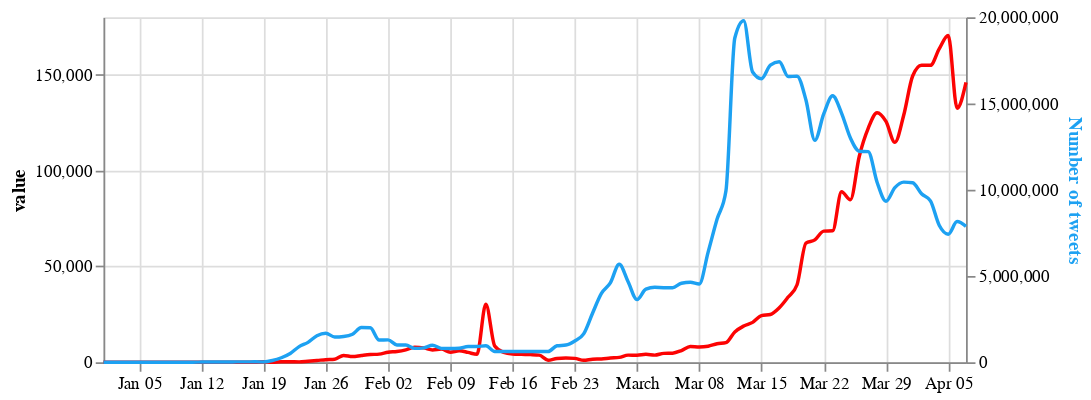

This figure's notebook cell:
### Code cell
columns = ['new_cases', 'new_deaths']

select_box = alt.binding_select(options=columns, name='Pandemic data')
sel = alt.selection_single(fields=['column'], bind=select_box, init={'column': 'new_cases'})



news_chart = alt.Chart(merged_3).transform_fold(
    columns,
    as_=['column', 'value']
).transform_filter(
    sel  
).mark_line(interpolate='monotone', stroke='#fc0303').encode(
    x='date',
    y='value:Q',
).add_selection(
    sel
).properties(
    width=500,
    height=200
)

line_tweets = base.mark_line(stroke='#1da1f2', interpolate='monotone').encode(
    alt.Y('Tweets',
          axis=alt.Axis(title='Number of tweets', titleColor='#1da1f2'))
)

alt.layer(news_chart, line_tweets).resolve_scale(
    y = 'independent'
)

### Figure 1 — Vega-Lite specification as saved in the notebook (floating-point values rounded to 4 significant figures)
{"config": {"view": {"continuousWidth": 400, "continuousHeight": 300}}, "layer": [{"mark": {"type": "line", "interpolate": "monotone", "stroke": "#fc0303"}, "encoding": {"x": {"type": "temporal", "field": "date"}, "y": {"type": "quantitative", "field": "value"}}, "height": 200, "selection": {"selector007": {"type": "single", "fields": ["column"], "bind": {"input": "select", "options": ["new_cases", "new_deaths"], "name": "Pandemic data"}, "init": {"column": "new_cases"}}}, "transform": [{"fold": ["new_cases", "new_deaths"], "as": ["column", "value"]}, {"filter": {"selection": "selector007"}}], "width": 500}, {"mark": {"type": "line", "interpolate": "monotone", "stroke": "#1da1f2"}, "encoding": {"x": {"type": "temporal", "axis": {"title": null}, "field": "date"}, "y": {"type": "quantitative", "axis": {"title": "Number of tweets", "titleColor": "#1da1f2"}, "field": "Tweets"}}, "height": 200, "width": 500}], "data": {"name": "data-2630452bc11ea212d452ce67a2292795"}, "resolve": {"scale": {"y": "independent"}}, "$schema": "https://vega.github.io/schema/vega-lite/v4.8.1.json", "datasets": {"data-2630452bc11ea212d452ce67a2292795": [{"date": "2020-04-07T00:00:00", "Tweets": 7877346, "total_cases": 2687000.0, "new_cases": 146000.0, "new_deaths": 10680.0, "cnn_articles": 230.0, "fox_articles": 230.0}, {"date": "2020-04-06T00:00:00", "Tweets": 8153966, "total_cases": 2541000.0, "new_cases": 132600.0, "new_deaths": 9512.0, "cnn_articles": 169.0, "fox_articles": 169.0}, {"date": "2020-04-05T00:00:00", "Tweets": 7421877, "total_cases": 2408000.0, "new_cases": 170500.0, "new_deaths": 12620.0, "cnn_articles": 96.0, "fox_articles": 96.0}, {"date": "2020-04-04T00:00:00", "Tweets": 7928225, "total_cases": 2238000.0, "new_cases": 163700.0, "new_deaths": 13550.0, "cnn_articles": 120.0, "fox_articles": 120.0}, {"date": "2020-04-03T00:00:00", "Tweets": 9357113, "total_cases": 2074000.0, "new_cases": 154900.0, "new_deaths": 10020.0, "cnn_articles": 235.0, "fox_articles": 235.0}, {"date": "2020-04-02T00:00:00", "Tweets": 9767918, "total_cases": 1920000.0, "new_cases": 154900.0, "new_deaths": 10020.0, "cnn_articles": 260.0, "fox_articles": 260.0}, {"date": "2020-04-01T00:00:00", "Tweets": 10402981, "total_cases": 1765000.0, "new_cases": 149300.0, "new_deaths": 9348.0, "cnn_articles": 260.0, "fox_articles": 260.0}, {"date": "2020-03-31T00:00:00", "Tweets": 10442432, "total_cases": 1615000.0, "new_cases": 129000.0, "new_deaths": 7972.0, "cnn_articles": 144.0, "fox_articles": 144.0}, {"date": "2020-03-30T00:00:00", "Tweets": 10125714, "total_cases": 1486000.0, "new_cases": 114700.0, "new_deaths": 6456.0, "cnn_articles": 204.0, "fox_articles": 204.0}, {"date": "2020-03-29T00:00:00", "Tweets": 9333426, "total_cases": 1372000.0, "new_cases": 125600.0, "new_deaths": 7174.0, "cnn_articles": 108.0, "fox_articles": 108.0}, {"date": "2020-03-28T00:00:00", "Tweets": 10434671, "total_cases": 1246000.0, "new_cases": 130200.0, "new_deaths": 6982.0, "cnn_articles": 84.0, "fox_articles": 84.0}, {"date": "2020-03-27T00:00:00", "Tweets": 12209011, "total_cases": 1116000.0, "new_cases": 122000.0, "new_deaths": 5610.0, "cnn_articles": 210.0, "fox_articles": 210.0}, {"date": "2020-03-26T00:00:00", "Tweets": 12236719, "total_cases": 993700.0, "new_cases": 107500.0, "new_deaths": 5288.0, "cnn_articles": 256.0, "fox_articles": 256.0}, {"date": "2020-03-25T00:00:00", "Tweets": 13000269, "total_cases": 886200.0, "new_cases": 84770.0, "new_deaths": 4610.0, "cnn_articles": 260.0, "fox_articles": 260.0}, {"date": "2020-03-24T00:00:00", "Tweets": 14445841, "total_cases": 801400.0, "new_cases": 88970.0, "new_deaths": 3708.0, "cnn_articles": 253.0, "fox_articles": 253.0}, {"date": "2020-03-23T00:00:00", "Tweets": 15446246, "total_cases": 712400.0, "new_cases": 68570.0, "new_deaths": 3376.0, "cnn_articles": 231.0, "fox_articles": 231.0}, {"date": "2020-03-22T00:00:00", "Tweets": 14392561, "total_cases": 643900.0, "new_cases": 68410.0, "new_deaths": 3434.0, "cnn_articles": 101.0, "fox_articles": 101.0}, {"date": "2020-03-21T00:00:00", "Tweets": 12861351, "total_cases": 575400.0, "new_cases": 63820.0, "new_deaths": 2770.0, "cnn_articles": 75.0, "fox_articles": 75.0}, {"date": "2020-03-20T00:00:00", "Tweets": 15200259, "total_cases": 511600.0, "new_cases": 62190.0, "new_deaths": 2148.0, "cnn_articles": 186.0, "fox_articles": 186.0}, {"date": "2020-03-19T00:00:00", "Tweets": 16582131, "total_cases": 449400.0, "new_cases": 40430.0, "new_deaths": 1916.0, "cnn_articles": 246.0, "fox_articles": 246.0}, {"date": "2020-03-18T00:00:00", "Tweets": 16561524, "total_cases": 409000.0, "new_cases": 34010.0, "new_deaths": 1624.0, "cnn_articles": 241.0, "fox_articles": 241.0}, {"date": "2020-03-17T00:00:00", "Tweets": 17417142, "total_cases": 375000.0, "new_cases": 28400.0, "new_deaths": 1212.0, "cnn_articles": 247.0, "fox_articles": 247.0}, {"date": "2020-03-16T00:00:00", "Tweets": 17227182, "total_cases": 346600.0, "new_cases": 24910.0, "new_deaths": 1500.0, "cnn_articles": 204.0, "fox_articles": 204.0}, {"date": "2020-03-15T00:00:00", "Tweets": 16438760, "total_cases": 321600.0, "new_cases": 24330.0, "new_deaths": 734.0, "cnn_articles": 91.0, "fox_articles": 91.0}, {"date": "2020-03-14T00:00:00", "Tweets": 16823148, "total_cases": 297100.0, "new_cases": 20810.0, "new_deaths": 884.0, "cnn_articles": 49.0, "fox_articles": 49.0}, {"date": "2020-03-13T00:00:00", "Tweets": 19802671, "total_cases": 276100.0, "new_cases": 18900.0, "new_deaths": 702.0, "cnn_articles": 159.0, "fox_articles": 159.0}, {"date": "2020-03-12T00:00:00", "Tweets": 18799722, "total_cases": 257500.0, "new_cases": 15800.0, "new_deaths": 662.0, "cnn_articles": 185.0, "fox_articles": 185.0}, {"date": "2020-03-11T00:00:00", "Tweets": 9923317, "total_cases": 241700.0, "new_cases": 10210.0, "new_deaths": 544.0, "cnn_articles": 107.0, "fox_articles": 107.0}, {"date": "2020-03-10T00:00:00", "Tweets": 8284672, "total_cases": 231300.0, "new_cases": 9632.0, "new_deaths": 418.0, "cnn_articles": 104.0, "fox_articles": 104.0}, {"date": "2020-03-09T00:00:00", "Tweets": 6386122, "total_cases": 221800.0, "new_cases": 8354.0, "new_deaths": 456.0, "cnn_articles": 89.0, "fox_articles": 89.0}, {"date": "2020-03-08T00:00:00", "Tweets": 4533476, "total_cases": 213400.0, "new_cases": 7954.0, "new_deaths": 194.0, "cnn_articles": 39.0, "fox_articles": 39.0}, {"date": "2020-03-07T00:00:00", "Tweets": 4632239, "total_cases": 205500.0, "new_cases": 8240.0, "new_deaths": 208.0, "cnn_articles": 37.0, "fox_articles": 37.0}, {"date": "2020-03-06T00:00:00", "Tweets": 4581032, "total_cases": 197300.0, "new_cases": 6116.0, "new_deaths": 204.0, "cnn_articles": 60.0, "fox_articles": 60.0}, {"date": "2020-03-05T00:00:00", "Tweets": 4323687, "total_cases": 191200.0, "new_cases": 4708.0, "new_deaths": 160.0, "cnn_articles": 50.0, "fox_articles": 50.0}, {"date": "2020-03-04T00:00:00", "Tweets": 4323670, "total_cases": 186400.0, "new_cases": 4624.0, "new_deaths": 168.0, "cnn_articles": 65.0, "fox_articles": 65.0}, {"date": "2020-03-03T00:00:00", "Tweets": 4342139, "total_cases": 181800.0, "new_cases": 3714.0, "new_deaths": 144.0, "cnn_articles": 49.0, "fox_articles": 49.0}, {"date": "2020-03-02T00:00:00", "Tweets": 4240721, "total_cases": 178300.0, "new_cases": 4138.0, "new_deaths": 134.0, "cnn_articles": 62.0, "fox_articles": 62.0}, {"date": "2020-03-01T00:00:00", "Tweets": 3632689, "total_cases": 174200.0, "new_cases": 3688.0, "new_deaths": 116.0, "cnn_articles": 24.0, "fox_articles": 24.0}, {"date": "2020-02-29T00:00:00", "Tweets": 4666121, "total_cases": 170500.0, "new_cases": 3718.0, "new_deaths": 128.0, "cnn_articles": 27.0, "fox_articles": 27.0}, {"date": "2020-02-28T00:00:00", "Tweets": 5685321, "total_cases": 166800.0, "new_cases": 2532.0, "new_deaths": 114.0, "cnn_articles": 43.0, "fox_articles": 43.0}, {"date": "2020-02-27T00:00:00", "Tweets": 4597412, "total_cases": 164200.0, "new_cases": 2228.0, "new_deaths": 76.0, "cnn_articles": 69.0, "fox_articles": 69.0}, {"date": "2020-02-26T00:00:00", "Tweets": 3989533, "total_cases": 162000.0, "new_cases": 1734.0, "new_deaths": 128.0, "cnn_articles": 52.0, "fox_articles": 52.0}, {"date": "2020-02-25T00:00:00", "Tweets": 2844369, "total_cases": 160300.0, "new_cases": 1586.0, "new_deaths": 158.0, "cnn_articles": 22.0, "fox_articles": 22.0}, {"date": "2020-02-24T00:00:00", "Tweets": 1643544, "total_cases": 158700.0, "new_cases": 1046.0, "new_deaths": 312.0, "cnn_articles": 19.0, "fox_articles": 19.0}, {"date": "2020-02-23T00:00:00", "Tweets": 1233511, "total_cases": 157600.0, "new_cases": 2018.0, "new_deaths": 208.0, "cnn_articles": 4.0, "fox_articles": 4.0}, {"date": "2020-02-22T00:00:00", "Tweets": 997638, "total_cases": 155600.0, "new_cases": 2170.0, "new_deaths": 224.0, "cnn_articles": 4.0, "fox_articles": 4.0}, {"date": "2020-02-21T00:00:00", "Tweets": 954321, "total_cases": 153400.0, "new_cases": 1992.0, "new_deaths": 238.0, "cnn_articles": 19.0, "fox_articles": 19.0}, {"date": "2020-02-20T00:00:00", "Tweets": 622349, "total_cases": 151400.0, "new_cases": 1064.0, "new_deaths": 232.0, "cnn_articles": 9.0, "fox_articles": 9.0}, {"date": "2020-02-19T00:00:00", "Tweets": 626237, "total_cases": 150400.0, "new_cases": 3728.0, "new_deaths": 278.0, "cnn_articles": 12.0, "fox_articles": 12.0}, {"date": "2020-02-18T00:00:00", "Tweets": 628043, "total_cases": 146700.0, "new_cases": 3990.0, "new_deaths": 196.0, "cnn_articles": 17.0, "fox_articles": 17.0}, {"date": "2020-02-17T00:00:00", "Tweets": 626732, "total_cases": 142700.0, "new_cases": 4134.0, "new_deaths": 212.0, "cnn_articles": 18.0, "fox_articles": 18.0}, {"date": "2020-02-16T00:00:00", "Tweets": 625127, "total_cases": 138500.0, "new_cases": 4324.0, "new_deaths": 284.0, "cnn_articles": 6.0, "fox_articles": 6.0}, {"date": "2020-02-15T00:00:00", "Tweets": 624555, "total_cases": 134200.0, "new_cases": 5120.0, "new_deaths": 288.0, "cnn_articles": 8.0, "fox_articles": 8.0}, {"date": "2020-02-14T00:00:00", "Tweets": 622722, "total_cases": 129100.0, "new_cases": 8430.0, "new_deaths": 26.0, "cnn_articles": 14.0, "fox_articles": 14.0}, {"date": "2020-02-13T00:00:00", "Tweets": 956877, "total_cases": 120700.0, "new_cases": 30300.0, "new_deaths": 510.0, "cnn_articles": 21.0, "fox_articles": 21.0}, {"date": "2020-02-12T00:00:00", "Tweets": 911098, "total_cases": 90360.0, "new_cases": 4144.0, "new_deaths": 194.0, "cnn_articles": 20.0, "fox_articles": 20.0}, {"date": "2020-02-11T00:00:00", "Tweets": 908627, "total_cases": 86210.0, "new_cases": 5124.0, "new_deaths": 216.0, "cnn_articles": 18.0, "fox_articles": 18.0}, {"date": "2020-02-10T00:00:00", "Tweets": 807654, "total_cases": 81090.0, "new_cases": 5984.0, "new_deaths": 194.0, "cnn_articles": 13.0, "fox_articles": 13.0}, {"date": "2020-02-09T00:00:00", "Tweets": 796739, "total_cases": 75100.0, "new_cases": 5236.0, "new_deaths": 178.0, "cnn_articles": 10.0, "fox_articles": 10.0}, {"date": "2020-02-08T00:00:00", "Tweets": 803453, "total_cases": 69870.0, "new_cases": 6884.0, "new_deaths": 172.0, "cnn_articles": 11.0, "fox_articles": 11.0}, {"date": "2020-02-07T00:00:00", "Tweets": 987563, "total_cases": 62980.0, "new_cases": 6436.0, "new_deaths": 146.0, "cnn_articles": 22.0, "fox_articles": 22.0}, {"date": "2020-02-06T00:00:00", "Tweets": 834673, "total_cases": 56550.0, "new_cases": 7502.0, "new_deaths": 144.0, "cnn_articles": 17.0, "fox_articles": 17.0}, {"date": "2020-02-05T00:00:00", "Tweets": 803587, "total_cases": 49050.0, "new_cases": 7816.0, "new_deaths": 132.0, "cnn_articles": 20.0, "fox_articles": 20.0}, {"date": "2020-02-04T00:00:00", "Tweets": 997862, "total_cases": 41230.0, "new_cases": 6486.0, "new_deaths": 130.0, "cnn_articles": 28.0, "fox_articles": 28.0}, {"date": "2020-02-03T00:00:00", "Tweets": 1000752, "total_cases": 34740.0, "new_cases": 5636.0, "new_deaths": 114.0, "cnn_articles": 20.0, "fox_articles": 20.0}, {"date": "2020-02-02T00:00:00", "Tweets": 1298476, "total_cases": 29110.0, "new_cases": 5216.0, "new_deaths": 92.0, "cnn_articles": 7.0, "fox_articles": 7.0}, {"date": "2020-02-01T00:00:00", "Tweets": 1287963, "total_cases": 23890.0, "new_cases": 4244.0, "new_deaths": 92.0, "cnn_articles": 7.0, "fox_articles": 7.0}, {"date": "2020-01-31T00:00:00", "Tweets": 1997635, "total_cases": 19650.0, "new_cases": 4002.0, "new_deaths": 86.0, "cnn_articles": 19.0, "fox_articles": 19.0}, {"date": "2020-01-30T00:00:00", "Tweets": 2010976, "total_cases": 15650.0, "new_cases": 3512.0, "new_deaths": 76.0, "cnn_articles": 32.0, "fox_articles": 32.0}, {"date": "2020-01-29T00:00:00", "Tweets": 1623497, "total_cases": 12130.0, "new_cases": 2960.0, "new_deaths": 52.0, "cnn_articles": 33.0, "fox_articles": 33.0}, {"date": "2020-01-28T00:00:00", "Tweets": 1497653, "total_cases": 9174.0, "new_cases": 3534.0, "new_deaths": 50.0, "cnn_articles": 22.0, "fox_articles": 22.0}, {"date": "2020-01-27T00:00:00", "Tweets": 1467598, "total_cases": 5640.0, "new_cases": 1594.0, "new_deaths": 50.0, "cnn_articles": 20.0, "fox_articles": 20.0}, {"date": "2020-01-26T00:00:00", "Tweets": 1678953, "total_cases": 4046.0, "new_cases": 1346.0, "new_deaths": 30.0, "cnn_articles": 9.0, "fox_articles": 9.0}, {"date": "2020-01-25T00:00:00", "Tweets": 1536784, "total_cases": 2700.0, "new_cases": 906.0, "new_deaths": 30.0, "cnn_articles": 5.0, "fox_articles": 5.0}, {"date": "2020-01-24T00:00:00", "Tweets": 1153245, "total_cases": 1794.0, "new_cases": 532.0, "new_deaths": 18.0, "cnn_articles": 10.0, "fox_articles": 10.0}, {"date": "2020-01-23T00:00:00", "Tweets": 905673, "total_cases": 1262.0, "new_cases": 194.0, "new_deaths": 0.0, "cnn_articles": 20.0, "fox_articles": 20.0}, {"date": "2020-01-22T00:00:00", "Tweets": 508623, "total_cases": 1068.0, "new_cases": 284.0, "new_deaths": 22.0, "cnn_articles": 10.0, "fox_articles": 10.0}, {"date": "2020-01-21T00:00:00", "Tweets": 259864, "total_cases": 784.0, "new_cases": 306.0, "new_deaths": 6.0, "cnn_articles": 6.0, "fox_articles": 6.0}, {"date": "2020-01-20T00:00:00", "Tweets": 100124, "total_cases": 478.0, "new_cases": 40.0, "new_deaths": 0.0, "cnn_articles": 3.0, "fox_articles": 3.0}, {"date": "2020-01-19T00:00:00", "Tweets": 20987, "total_cases": 438.0, "new_cases": 272.0, "new_deaths": 2.0, "cnn_articles": 0.0, "fox_articles": 0.0}, {"date": "2020-01-18T00:00:00", "Tweets": 23432, "total_cases": 166.0, "new_cases": 34.0, "new_deaths": 0.0, "cnn_articles": 0.0, "fox_articles": 0.0}, {"date": "2020-01-17T00:00:00", "Tweets": 22431, "total_cases": 132.0, "new_cases": 10.0, "new_deaths": 0.0, "cnn_articles": 2.0, "fox_articles": 2.0}, {"date": "2020-01-16T00:00:00", "Tweets": 22342, "total_cases": 122.0, "new_cases": 0.0, "new_deaths": 0.0, "cnn_articles": 1.0, "fox_articles": 1.0}, {"date": "2020-01-15T00:00:00", "Tweets": 10987, "total_cases": 122.0, "new_cases": 2.0, "new_deaths": 2.0, "cnn_articles": 1.0, "fox_articles": 1.0}, {"date": "2020-01-14T00:00:00", "Tweets": 10023, "total_cases": 120.0, "new_cases": 0.0, "new_deaths": 0.0, "cnn_articles": 0.0, "fox_articles": 0.0}, {"date": "2020-01-13T00:00:00", "Tweets": 16475, "total_cases": 120.0, "new_cases": 2.0, "new_deaths": 0.0, "cnn_articles": 1.0, "fox_articles": 1.0}, {"date": "2020-01-12T00:00:00", "Tweets": 10045, "total_cases": 118.0, "new_cases": 0.0, "new_deaths": 0.0, "cnn_articles": 0.0, "fox_articles": 0.0}, {"date": "2020-01-11T00:00:00", "Tweets": 2812, "total_cases": 118.0, "new_cases": 0.0, "new_deaths": 2.0, "cnn_articles": 0.0, "fox_articles": 0.0}, {"date": "2020-01-10T00:00:00", "Tweets": 2347, "total_cases": 118.0, "new_cases": 0.0, "new_deaths": 0.0, "cnn_articles": 0.0, "fox_articles": 0.0}, {"date": "2020-01-09T00:00:00", "Tweets": 3451, "total_cases": 118.0, "new_cases": 0.0, "new_deaths": 0.0, "cnn_articles": 1.0, "fox_articles": 1.0}, {"date": "2020-01-08T00:00:00", "Tweets": 421, "total_cases": 118.0, "new_cases": 0.0, "new_deaths": 0.0, "cnn_articles": 0.0, "fox_articles": 0.0}, {"date": "2020-01-07T00:00:00", "Tweets": 293, "total_cases": 118.0, "new_cases": 0.0, "new_deaths": 0.0, "cnn_articles": 0.0, "fox_articles": 0.0}, {"date": "2020-01-06T00:00:00", "Tweets": 86, "total_cases": 118.0, "new_cases": 0.0, "new_deaths": 0.0, "cnn_articles": 0.0, "fox_articles": 0.0}, {"date": "2020-01-05T00:00:00", "Tweets": 127, "total_cases": 118.0, "new_cases": 30.0, "new_deaths": 0.0, "cnn_articles": 0.0, "fox_articles": 0.0}, {"date": "2020-01-04T00:00:00", "Tweets": 172, "total_cases": 88.0, "new_cases": 0.0, "new_deaths": 0.0, "cnn_articles": 0.0, "fox_articles": 0.0}, {"date": "2020-01-03T00:00:00", "Tweets": 94, "total_cases": 88.0, "new_cases": 34.0, "new_deaths": 0.0, "cnn_articles": 0.0, "fox_articles": 0.0}, {"date": "2020-01-02T00:00:00", "Tweets": 41, "total_cases": 54.0, "new_cases": 0.0, "new_deaths": 0.0, "cnn_articles": 0.0, "fox_articles": 0.0}, {"date": "2020-01-01T00:00:00", "Tweets": 63, "total_cases": 54.0, "new_cases": 0.0, "new_deaths": 0.0, "cnn_articles": 0.0, "fox_articles": 0.0}]}}
